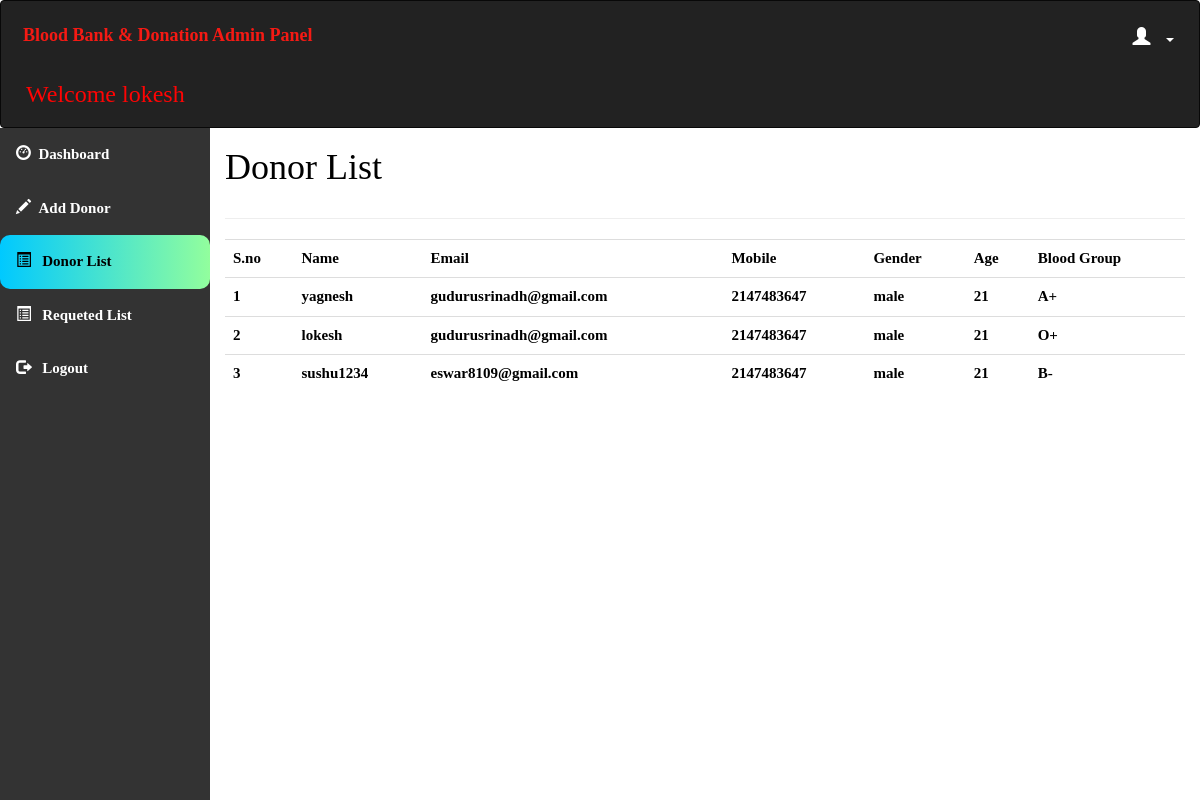
Screenshot of /donar_list.php (signed in) with the database file from the repository.
### tables this page shows
CREATE TABLE `doctor_logins` (
  `name` text NOT NULL,
  `hospital_name` varchar(30) NOT NULL,
  `designation` varchar(30) NOT NULL,
  `email` varchar(30) NOT NULL,
  `mobile_no` int(10) NOT NULL,
  `user_name` varchar(30) NOT NULL,
  `password` varchar(30) NOT NULL
);

CREATE TABLE `donars_list` (
  `name` text NOT NULL,
  `email` varchar(30) NOT NULL,
  `mobile` int(10) NOT NULL,
  `gender` text NOT NULL,
  `age` int(4) NOT NULL,
  `blood_group` varchar(10) NOT NULL
);

### donar_list.php (the view, shortened to what this page needs)
<?php
include "head.php";
?>
<html>
<head>
  <link rel="stylesheet" href="https://maxcdn.bootstrapcdn.com/bootstrap/3.4.1/css/bootstrap.min.css">
</head>
<body style="color:black">
<?php $active="list";
include "databaseconnection.php";
    $query="SELECT * FROM donars_list";
    $result=$conn->query($query);
if($result->num_rows>0){
  $options=mysqli_fetch_all($result,MYSQLI_ASSOC);
}
?>
<div id="sidebar">
<?php include 'sidebar.php'; ?>
</div>
<div id="content">
  <div class="content-wrapper">
    <div class="container-fluid">
      <div class="row">
        <div class="col-md-12 lg-12 sm-12">
          <h1 class="page-title">Donor List</h1>
        </div>
      </div>
      <hr>
      <table align="center" class="table table-hover">
            <tr>
            <th>S.no</th>
            <th>Name</th>
            <th style="text-align:left;">Email</th>
            <th>Mobile</th>
            <th>Gender</th>
            <th>Age</th>
            <th>Blood Group</th>
            </tr>
            <?php
            $sn=1;
            foreach($options as $option)
            {
            ?>
            <tr>
            <td><?PHP echo $sn; ?></td>
            <td><?php echo $option['name']; ?></td>
            <td style="text-align:left;"><?php echo $option['email']; ?></td>
            <td><?php echo $option['mobile']; ?></td>
            <td><?php echo $option['gender']; ?></td>
            <td><?php echo $option['age']; ?></td>
            <td><?php echo $option['blood_group']; ?></td>
            </tr>
            <?php $sn++;
            }
            ?>
        </table>
      </div>
      </div>
      </div>
</body>
</html>

### head.php (shortened to what this page needs)
<!DOCTYPE html>
<html>
<head>
  <link rel="stylesheet" href="https://maxcdn.bootstrapcdn.com/bootstrap/3.4.1/css/bootstrap.min.css">
</head>
<body>
    <?php
    $name=$_SESSION['name1'];
    $email=$_SESSION['email1'];
    include "databaseconnection.php";
        $sql="SELECT * FROM doctor_logins WHERE name='$name' AND email='$email'";
        $result=mysqli_query($conn,$sql) or die("query failed.");
        $row=mysqli_fetch_assoc($result);
    ?>
<nav class="navbar navbar-inverse">
  <div class="container-fluid">
    <div class="navbar-header">
      <a class="navbar-brand" id="qq" href="dashboard.php" style="color:#F51A14;">Blood Bank & Donation Admin Panel</a>
      <h3><?php echo "Welcome ".$row['name'];  ?></h3>
    </div>
    <ul class="nav navbar-nav navbar-right">
      <li class="dropdown"><a class="dropdown-toggle" id="qw" data-toggle="dropdown" href="#" style="font-weight:bold;color:white "> <span class="glyphicon glyphicon-user"></span>&nbsp&nbsp
       ?><span class="caret"></span></a>
    </li>
    </ul>
  </div>
</nav>
</body></html>

### head.php (style rules this page uses)
.navbar { background-color: #333333 ; padding: 10px 10px; color:#FF0404 ; }
.navbar a { float: left; color: white; text-align: center; padding: 12px; text-decoration: none; font-size: 18px; line-height: 25px; }
.navbar-brand { font-size: 25px; font-weight: bold; }
.navbar a { float: none; display: block; text-align: left; }
.navbar-right { float: none; }

### donar_list.php (style rules this page uses)
#sidebar { position:relative;margin-top:-20px }
#content { position:relative;margin-left:210px }

### sidebar.php (style rules this page uses)
body { margin: 0; font-family: 'Averia Gruesa Libre';font-size: 15px; color:#F8F9F9; }

### rows the page displays
doctor_logins: name "lokesh"
donars_list: name "yagnesh", email "gudurusrinadh@gmail.com", mobile "2147483647", gender "male", age "21", blood_group "A+"
donars_list: name "lokesh", email "gudurusrinadh@gmail.com", mobile "2147483647", gender "male", age "21", blood_group "O+"
donars_list: name "sushu1234", email "eswar8109@gmail.com", mobile "2147483647", gender "male", age "21", blood_group "B-"
